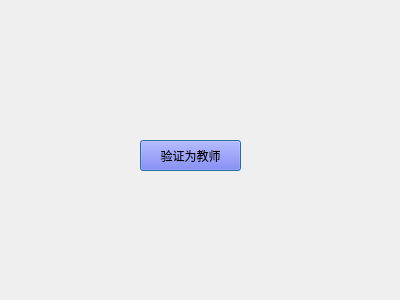
<?xml version="1.0" encoding="UTF-8"?>
<ui version="4.0">
 <class>TeaDialog</class>
 <widget class="QDialog" name="TeaDialog">
  <property name="geometry">
   <rect>
    <x>0</x>
    <y>0</y>
    <width>400</width>
    <height>300</height>
   </rect>
  </property>
  <property name="windowTitle">
   <string>Dialog</string>
  </property>
  <widget class="QPushButton" name="pushButton">
   <property name="geometry">
    <rect>
     <x>140</x>
     <y>140</y>
     <width>101</width>
     <height>31</height>
    </rect>
   </property>
   <property name="styleSheet">
    <string notr="true">background-color: rgb(85, 85, 255);</string>
   </property>
   <property name="text">
    <string>验证为教师</string>
   </property>
  </widget>
 </widget>
 <resources/>
 <connections/>
</ui>
